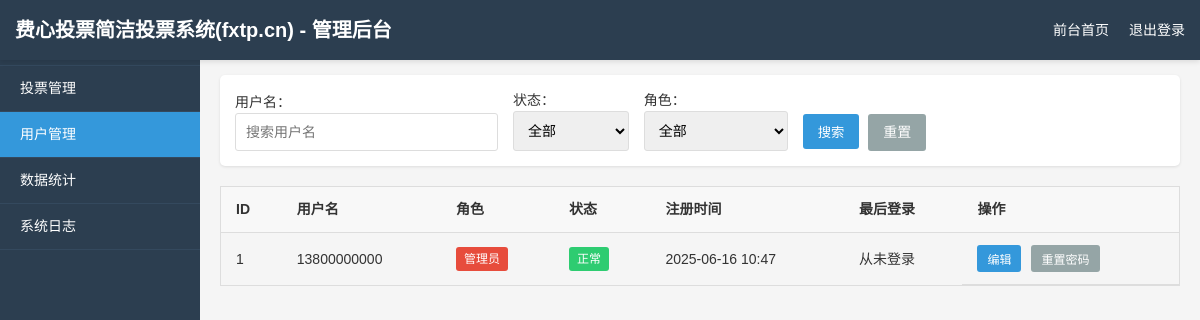
/admin/user.php (signed in), run on the app's committed database.
### tables this page shows
CREATE TABLE `tp_users` (
  `id` int(11) NOT NULL AUTO_INCREMENT COMMENT '用户ID',
  `username` varchar(50) NOT NULL COMMENT '用户名(手机号)',
  `password` varchar(255) NOT NULL COMMENT '密码（使用哈希加密）',
  `irole` tinyint(1) DEFAULT '0' COMMENT '角色（0:普通用户,1:管理员）',
  `status` tinyint(1) DEFAULT '1' COMMENT '状态（0:禁用,1:正常）',
  `regtime` datetime NOT NULL COMMENT '注册时间',
  `logtime` datetime DEFAULT NULL COMMENT '最后登录时间',
  PRIMARY KEY (`id`),
  UNIQUE KEY `username` (`username`)
);

### inc/conn.php (called while the page is built, shortened)
<?php
$CONFIG = [
    'site_title' => '费心投票简洁投票系统(fxtp.cn)',
    'db' => [
        'host' => 'localhost',
        'user' => 'wevote_chalide',
        'pass' => 'EaPPfKsBXj3Wij5X',
        'name' => 'wevote_chalide',
        'port' => 3306,
        'prefix' => 'tp_',
        'charset' => 'utf8'
    ],
    'version' => [
        'css' => '1.0.0',
        'js' => '1.0.0'
    ]
];
function dbConnect() {
    global $CONFIG;
    $conn = new mysqli(
        $CONFIG['db']['host'],
        $CONFIG['db']['user'],
        $CONFIG['db']['pass'],
        $CONFIG['db']['name'],
        $CONFIG['db']['port']
    );
    $conn->set_charset($CONFIG['db']['charset']);
    return $conn;
}
function getSiteTitle() {
    global $CONFIG;
    return $CONFIG['site_title'];
}

### inc/sqls.php (called while the page is built, shortened)
<?php
require_once 'conn.php';
class DB {
    private $conn;
    private $prefix;
    public function __construct() {
        global $CONFIG;
        $this->conn = dbConnect();
        $this->prefix = $CONFIG['db']['prefix'];
    }
    public function table($table) {
        return $this->prefix . $table;
    }
    public function query($sql) {
        return $this->conn->query($sql);
    }
    public function getAll($table, $where = '', $fields = '*', $order = '', $limit = '') {
        $table = $this->table($table);
        $whereStr = $this->parseWhere($where);
        $orderStr = $order ? "ORDER BY {$order}" : '';
        $limitStr = $limit ? "LIMIT {$limit}" : '';
        $sql = "SELECT {$fields} FROM {$table} {$whereStr} {$orderStr} {$limitStr}";
        $result = $this->query($sql);
        $rows = [];
        if ($result) {
            while ($row = $result->fetch_assoc()) {
                $rows[] = $row;
            }
        }
        return $rows;
    }
    public function count($table, $where = '') {
        $table = $this->table($table);
        $whereStr = $this->parseWhere($where);
        $sql = "SELECT COUNT(*) AS count FROM {$table} {$whereStr}";
        $result = $this->query($sql);
        if ($result && $result->num_rows > 0) {
            $row = $result->fetch_assoc();
            return (int) $row['count'];
        }
        return 0;
    }
    private function parseWhere($where) {
        if (empty($where)) {
            return '';
        }
        return '';
    }
}

### inc/pubs.php (called while the page is built, shortened)
<?php
require_once 'conn.php';
function getPagination($total, $page = 1, $pageSize = 10) {
    $page = max(1, intval($page));
    $pageSize = max(1, intval($pageSize));
    $totalPage = ceil($total / $pageSize);
    $totalPage = max(1, $totalPage);
    $page = min($page, $totalPage);
    $offset = ($page - 1) * $pageSize;
    return [
        'total' => $total,
        'page' => $page,
        'pageSize' => $pageSize,
        'totalPage' => $totalPage,
        'offset' => $offset
    ];
}

### admin/user.php (the view, shortened to what this page needs)
<?php
require_once '../inc/pubs.php';
require_once '../inc/sqls.php';
$db = new DB();
$page = isset($_GET['page']) ? intval($_GET['page']) : 1;
$pageSize = 20;
$keyword = isset($_GET['keyword']) ? safeFilter($_GET['keyword']) : '';
$whereConditions = [];
$whereStr = !empty($whereConditions) ? implode(' AND ', $whereConditions) : '';
$total = $db->count('users', $whereStr);
$pagination = getPagination($total, $page, $pageSize);
$orderBy = "id ASC";
$limit = "{$pagination['offset']}, {$pagination['pageSize']}";
$userList = $db->getAll('users', $whereStr, '*', $orderBy, $limit);
?>
<!DOCTYPE html>
<html lang="zh-CN">
<head>
    <link rel="stylesheet" href="../inc/css.css">
</head>
<body>
    <header class="header">
        <div class="header-container">
            <div class="logo"><?php echo getSiteTitle(); ?> - 管理后台</div>
            <nav class="nav">
                <a href="../index.php" class="nav-item">前台首页</a>
                <a href="../api/user.php?act=logout" class="nav-item">退出登录</a>
            </nav>
        </div>
    </header>
    <div class="admin-container">
        <div class="admin-sidebar">
            <ul class="admin-menu">
                <li class="admin-menu-item"><a href="index.php">系统概况</a></li>
                <li class="admin-menu-item"><a href="topic.php">投票管理</a></li>
                <li class="admin-menu-item active"><a href="user.php">用户管理</a></li>
                <li class="admin-menu-item"><a href="stat.php">数据统计</a></li>
                <li class="admin-menu-item"><a href="logs.php">系统日志</a></li>
            </ul>
        </div>
        <div class="admin-content">
            <div class="admin-header">
                <h2>用户管理</h2>
                <div>
                    <button class="btn btn-green" onclick="showAddUserForm()">添加用户</button>
                </div>
            </div>
            <div class="filter-form">
                <form action="user.php" method="get">
                    <div style="display: flex; gap: 15px; flex-wrap: wrap; align-items: flex-end;">
                        <div>
                            <label for="keyword">用户名：</label>
                            <input type="text" name="keyword" id="keyword" class="form-control" value="<?php echo htmlspecialchars($keyword); ?>" placeholder="搜索用户名">
                        </div>
                        <div>
                            <label for="status">状态：</label>
                            <select name="status" id="status" class="form-control">
                                <option value="-1">全部</option>
                            </select>
                        </div>
                        <div>
                            <label for="role">角色：</label>
                            <select name="role" id="role" class="form-control">
                                <option value="-1">全部</option>
                            </select>
                        </div>
                        <div>
                            <button type="submit" class="btn btn-blue">搜索</button>
                            <a href="user.php" class="btn btn-gray">重置</a>
                        </div>
                    </div>
                </form>
            </div>
            <div class="table-container">
                <table>
                    <thead>
                        <tr>
                            <th>ID</th>
                            <th>用户名</th>
                            <th>角色</th>
                            <th>状态</th>
                            <th>注册时间</th>
                            <th>最后登录</th>
                            <th>操作</th>
                        </tr>
                    </thead>
                    <tbody>
                        <?php if (!empty($userList)): ?>
                            <?php foreach ($userList as $userData): ?>
                                <tr>
                                    <td><?php echo $userData['id']; ?></td>
                                    <td><?php echo htmlspecialchars($userData['username']); ?></td>
                                    <td>
                                        <?php if ($userData['irole'] == 1): ?>
                                            <span class="user-role user-role-admin">管理员</span>
                                        <?php else: ?>
                                            <span class="user-role user-role-user">普通用户</span>
                                        <?php endif; ?>
                                    </td>
                                    <td>
                                        <?php if ($userData['status'] == 1): ?>
                                            <span class="user-status user-status-enabled">正常</span>
                                        <?php else: ?>
                                            <span class="user-status user-status-disabled">禁用</span>
                                        <?php endif; ?>
                                    </td>
                                    <td><?php echo date('Y-m-d H:i', strtotime($userData['regtime'])); ?></td>
                                    <td><?php echo $userData['logtime'] ? date('Y-m-d H:i', strtotime($userData['logtime'])) : '从未登录'; ?></td>
                                    <td class="operation-btns">
                                        <button class="btn btn-blue btn-sm" onclick="editUser(<?php echo $userData['id']; ?>, '<?php echo htmlspecialchars(addslashes($userData['username'])); ?>', <?php echo $userData['irole']; ?>, <?php echo $userData['status']; ?>)">编辑</button>
                                        <button class="btn btn-gray btn-sm" onclick="resetPassword(<?php echo $userData['id']; ?>, '<?php echo htmlspecialchars(addslashes($userData['username'])); ?>')">重置密码</button>
                                    </td>
                                </tr>
                            <?php endforeach; ?>
                        <?php else: ?>
                            <tr>
                                <td colspan="7" style="text-align: center;">暂无用户数据</td>
                            </tr>
                        <?php endif; ?>
                    </tbody>
                </table>
            </div>
        </div>
    </div>
</body>
</html>

### inc/css.css (style rules this page uses)
* { margin: 0; padding: 0; box-sizing: border-box; }
body { font-family: 'Microsoft YaHei', Arial, sans-serif; font-size: 14px; line-height: 1.5; color: #333; background-color: #f5f5f5; }
.header { background-color: #2c3e50; color: #fff; position: fixed; width: 100%; top: 0; left: 0; z-index: 100; box-shadow: 0 2px 5px rgba(0, 0, 0, 0.1); }
.header-container { display: flex; justify-content: space-between; align-items: center; max-width: 1200px; margin: 0 auto; padding: 0 15px; height: 60px; }
.logo { font-size: 20px; font-weight: bold; }
.nav { display: flex; }
.nav-item { margin-left: 20px; color: #fff; text-decoration: none; transition: color 0.3s; }
.active { color: #3498db; }
.table-container { width: 100%; overflow-x: auto; margin-bottom: 20px; }
table { width: 100%; border-collapse: collapse; border: 1px solid #ddd; }
th, td { padding: 12px 15px; text-align: left; border-bottom: 1px solid #ddd; }
th { background-color: #f8f8f8; font-weight: bold; cursor: pointer; position: relative; }
.form-control { width: 100%; padding: 10px; border: 1px solid #ddd; border-radius: 3px; font-size: 14px; transition: border-color 0.3s; }
.btn { display: inline-block; padding: 8px 15px; border: none; border-radius: 3px; cursor: pointer; text-decoration: none; transition: background-color 0.3s; margin-right: 5px; }
.btn-sm { padding: 5px 10px; font-size: 12px; }
.btn-blue { background-color: #3498db; color: #fff; }
.btn-green { background-color: #2ecc71; color: #fff; }
.btn-gray { background-color: #95a5a6; color: #fff; }

### admin/user.php (style rules this page uses)
.admin-container { display: flex; min-height: calc(100vh - 60px); }
.admin-sidebar { width: 200px; background-color: #2c3e50; color: #fff; padding-top: 20px; }
.admin-menu { list-style: none; padding: 0; margin: 0; }
.admin-menu-item { padding: 12px 20px; border-bottom: 1px solid #34495e; }
.admin-menu-item a { color: #fff; text-decoration: none; display: block; }
.admin-menu-item.active { background-color: #3498db; }
.admin-content { flex: 1; padding: 20px; background-color: #f5f5f5; overflow-y: auto; }
.admin-header { margin-bottom: 20px; display: flex; justify-content: space-between; align-items: center; }
.filter-form { margin-bottom: 20px; padding: 15px; background-color: #fff; border-radius: 5px; box-shadow: 0 1px 3px rgba(0, 0, 0, 0.1); }
.operation-btns { display: flex; gap: 5px; }
.user-role, .user-status { display: inline-block; padding: 3px 8px; border-radius: 3px; color: #fff; font-size: 12px; }
.user-role-admin { background-color: #e74c3c; }
.user-status-enabled { background-color: #2ecc71; }

### data on the page
tp_users: id "1", username "13800000000", irole "管理员", status "正常", regtime "2025-06-16 10:47", shows "从未登录"

### other printed values
getSiteTitle() "费心投票简洁投票系统(fxtp.cn)"
